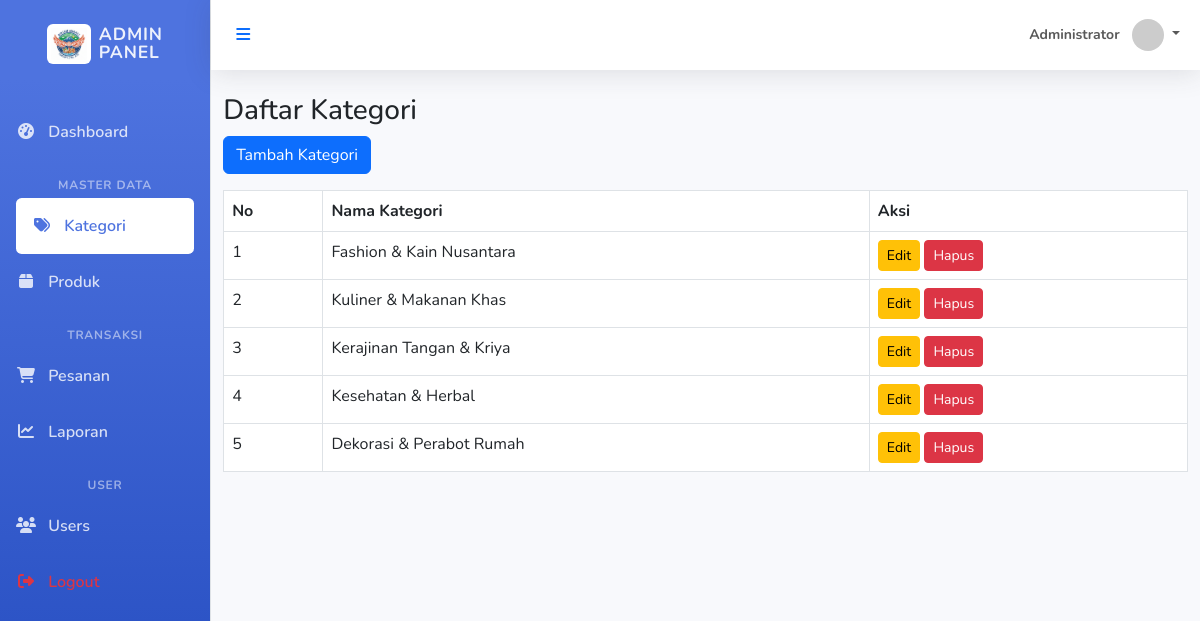
The app's page /admin/categories (signed in) with its own data.
### tables this page shows
CREATE TABLE IF NOT EXISTS `categories` ( 
  `id` int(11) NOT NULL AUTO_INCREMENT, 
  `name` varchar(100) NOT NULL, 
  `created_at` timestamp NOT NULL DEFAULT current_timestamp(), 
  PRIMARY KEY (`id`) 
);

### app/core/Controller.php (called while the page is built, shortened)
<?php
class Controller {
    public function view($view, $data = []) {
        require_once '../app/views/' . $view . '.php';
    }
    public function model($model) {
        return new $model;
    }
}

### app/controllers/Admin.php (called while the page is built, shortened)
<?php
class Admin extends Controller {
    public function categories() {
        $data['judul'] = 'Kategori';
        $data['categories'] = $this->model('Category_model')->getAllCategories();
        $this->view('admin/categories/index', $data);
    }
}

### app/core/App.php (called while the page is built, shortened)
<?php
class App {
    protected $method = 'index';
    protected $params = [];
    public function __construct() {
        $url = $this->parseURL();
        if (isset($url[0]) && file_exists('../app/controllers/' . ucfirst($url[0]) . '.php')) {
            unset($url[0]);
        }
        $this->controller = new $this->controller;
        if (isset($url[1])) {
            if (method_exists($this->controller, $url[1])) {
                $this->method = $url[1];
            }
        }
        call_user_func_array([$this->controller, $this->method], $this->params);
    }
    public function parseURL() {
        if (isset($_GET['url'])) {
            $url = rtrim($_GET['url'], '/');
            $url = filter_var($url, FILTER_SANITIZE_URL);
            return explode('/', $url);
        }
        return ['Home'];
    }
}

### public/index.php (called while the page is built, shortened)
<?php
$app = new App();

### app/core/Database.php (called while the page is built, shortened)
<?php
class Database {
    private $host = DB_HOST;
    private $user = DB_USER;
    private $pass = DB_PASS;
    private $db_name = DB_NAME;
    private $dbh;
    private $stmt;
    public function __construct() {
        $dsn = 'mysql:host=' . $this->host . ';dbname=' . $this->db_name;
        $option = [
            PDO::ATTR_PERSISTENT => true,
            PDO::ATTR_ERRMODE => PDO::ERRMODE_EXCEPTION
        ];
        try {
            $this->dbh = new PDO($dsn, $this->user, $this->pass, $option);
        } catch (PDOException $e) {
            die($e->getMessage());
        }
    }
    public function query($query) {
        $this->stmt = $this->dbh->prepare($query);
    }
    public function execute() {
        return $this->stmt->execute();
    }
    public function resultSet() {
        $this->execute();
        return $this->stmt->fetchAll(PDO::FETCH_ASSOC);
    }
}

### app/models/Category_model.php (called while the page is built, shortened)
<?php
class Category_model {
    private $table = 'categories';
    private $db;
    public function __construct() {
        $this->db = new Database;
    }
    public function getAllCategories() {
        $this->db->query('SELECT * FROM ' . $this->table);
        return $this->db->resultSet();
    }
}

### app/views/admin/categories/index.php (the view, shortened to what this page needs)
<div class="row">
    <div class="col-md-12">
        <h3>Daftar Kategori</h3>
        <button type="button" class="btn btn-primary mb-3" data-bs-toggle="modal" data-bs-target="#formModal">
            Tambah Kategori
        </button>
        <table class="table table-bordered">
            <thead>
                <tr>
                    <th>No</th>
                    <th>Nama Kategori</th>
                    <th>Aksi</th>
                </tr>
            </thead>
            <tbody>
                <?php $no=1; foreach($data['categories'] as $cat): ?>
                <tr>
                    <td><?= $no++; ?></td>
                    <td><?= $cat['name']; ?></td>
                    <td>
                        <a href="<?= BASEURL; ?>/admin/categoryEdit/<?= $cat['id']; ?>" class="btn btn-warning btn-sm">Edit</a>
                        <a href="<?= BASEURL; ?>/admin/categoryDelete/<?= $cat['id']; ?>" class="btn btn-danger btn-sm" onclick="return confirm('yakin?');">Hapus</a>
                    </td>
                </tr>
                <?php endforeach; ?>
            </tbody>
        </table>
    </div>
</div>

### app/views/layouts/admin_header.php (style rules this page uses)
body { font-family: 'Nunito', sans-serif; background-color: #f8f9fc; overflow-x: hidden; }

### records on screen
categories: name "Fashion & Kain Nusantara"
categories: name "Kuliner & Makanan Khas"
categories: name "Kerajinan Tangan & Kriya"
categories: name "Kesehatan & Herbal"
categories: name "Dekorasi & Perabot Rumah"

### other values on screen
$_SESSION['user_name'] "Administrator"
